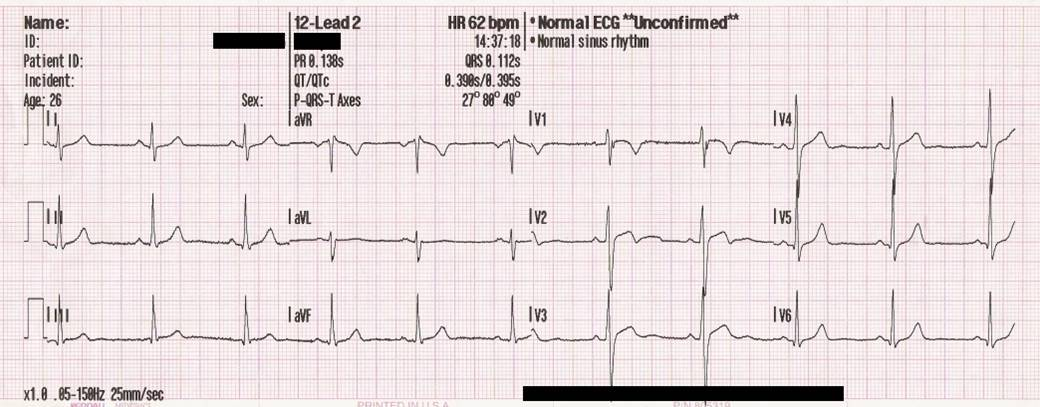
#> input picture data/01/12_lead_ECG_of_a_26_year_old_male.jpg, 1040 x 407 px
$ jupyter execute --allow-errors '01_Extract text from cardiogram with pytesseract.ipynb'
#> lines starting #> are read from the running program, lines starting #| are printed output that depends on the picture; after the words box and inside, x2 and y2 are one past the last pixel; in counts of white or black regions, pixels touching at a corner belong together
[cell 1]
import cv2
import pytesseract
import pandas as pd
import matplotlib.pyplot as plt
import requests
from IPython.display import Image
import os
import json

This tutorial is based on:
* OpenCV for image processing
* Tesseract OCR for extracting text from images
* Pandas for structuring data

Image from https://en.wikipedia.org/wiki/Electrocardiography

#### Download images

[cell 2]
# https://upload.wikimedia.org/wikipedia/commons/a/a2/12_lead_ECG_of_a_26_year_old_male.jpg

directory = os.path.join("..", "data", "01")
name = "12_lead_ECG_of_a_26_year_old_male.jpg"
image_file = os.path.join(directory, name)
Image(filename=image_file)

#### Load and preprocess image

[cell 3]
# Read image from a file and load it in the form of a NumPy array
image = cv2.imread(image_file)
#> image is the input picture: shape (407, 1040, 3); mean B, G, R 222.9, 221.4, 232

# Convert the image to grayscale
processed_image = cv2.cvtColor(image, cv2.COLOR_BGR2GRAY)

# Reduce noise (optional)
# processed_image = cv2.GaussianBlur(processed_image, (1, 1), 0)

[cell 4]
# Function for displaying processed image and extracted text

def display_image_text(image, threshold, text):
    fig, axes = plt.subplots(1, 2, figsize=(12, 6))

    # Display the image in the first column
    axes[0].imshow(image, cmap='gray')
    axes[0].set_title(f"Threshold Value: {threshold}")
    axes[0].axis('off')

    # Display the extracted text in the second column
    axes[1].text(0.1, 0.8, text, fontsize=10, wrap=True, verticalalignment='top')
    axes[1].set_title("Extracted Text")
    axes[1].axis('off')

    plt.tight_layout()
    plt.show()

#### Extracting text with pytesseract

[cell 5]
# psm = Page Segmentation Mode, which controls how Tesseract splits the image into text lines, words, and blocks before recognizing characters.
# 3	Fully automatic page layout (default)
# 4	Single column of text of variable size (good for structured print)
# 6	Assume a uniform block of text (no column layout)
# 7	Treat the image as a single text line
# 11 Sparse text, no orientation detection
# 13 Raw line OCR (no layout analysis at all)
custom_config = r'--psm 4'

#> (the rest of this cell did not finish here and is left out)

#### Apply thresholding to enhance the text before extracting

##### Var 1: Convert the grayscale image into a binary image, applying a threshold value of 125

[cell 6]
# Any pixel with an intensity greater than or equal to 125 will be set to the maximum value of 255
threshold_value1, threshold_image1 = cv2.threshold(processed_image, 125, 255, cv2.THRESH_BINARY)
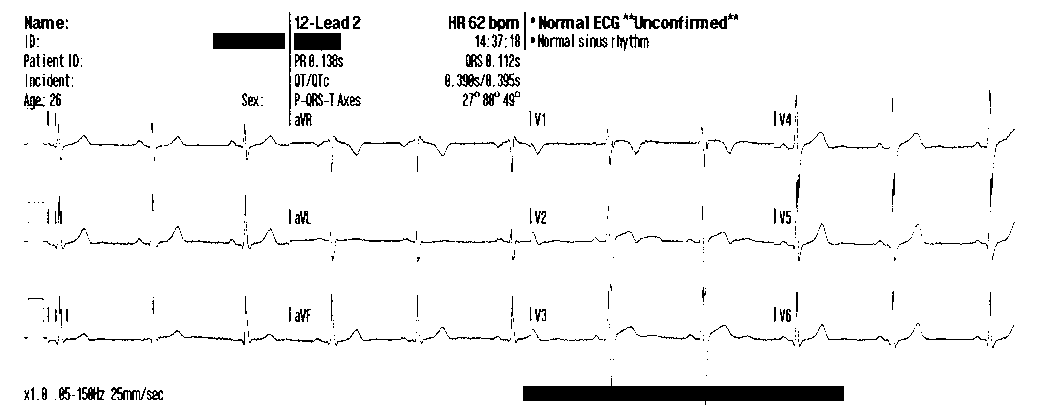
#> threshold_image1: shape (407, 1040); 95.2% white; 519 black regions (328 under 20 px), largest, box (x1, y1, x2, y2) and area: (523, 378, 844, 405) 4827, (213, 33, 285, 49) 1152, (294, 33, 341, 51) 800

# psm = Page Segmentation Mode, which controls how Tesseract splits the image into text lines, words, and blocks before recognizing characters.
# 3	Fully automatic page layout (default)
# 4	Single column of text of variable size (good for structured print)
# 6	Assume a uniform block of text (no column layout)
# 7	Treat the image as a single text line
# 11 Sparse text, no orientation detection
# 13 Raw line OCR (no layout analysis at all)
custom_config = r'--psm 4'

#> (the rest of this cell did not finish here and is left out)

##### Var 2: Apply Otsu's thresholding method

[cell 7]
# cv2.THRESH_OTSU does not require a predefined threshold, OpenCV computes the best threshold for separating foreground from background automatically
# threshold_value, threshold_image2 = cv2.threshold(processed_image, 0, 255, cv2.THRESH_BINARY + cv2.THRESH_OTSU)
threshold_value2, threshold_image2 = cv2.threshold(processed_image, 0, 255, cv2.THRESH_OTSU)
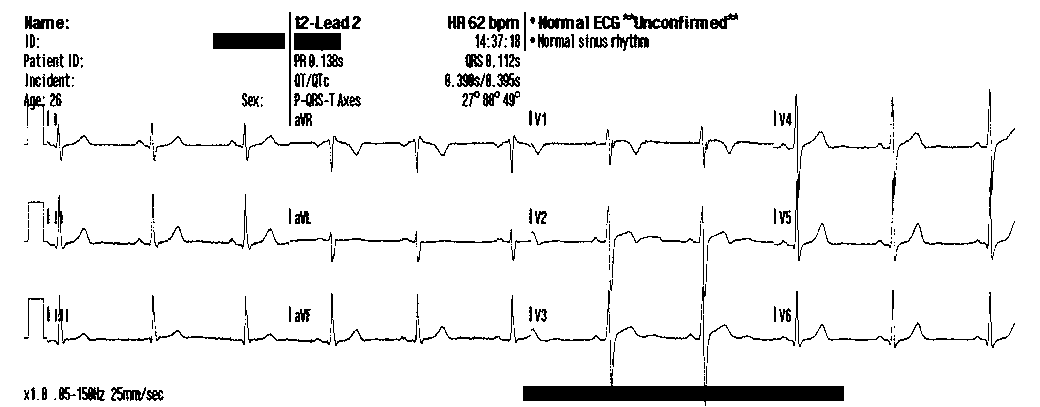
#> threshold_image2: shape (407, 1040); 94% white; 322 black regions (140 under 20 px), largest, box (x1, y1, x2, y2) and area: (523, 369, 844, 406) 4861, (213, 33, 285, 49) 1152, (294, 33, 341, 51) 801
#> threshold_value2 = 154

# psm = Page Segmentation Mode, which controls how Tesseract splits the image into text lines, words, and blocks before recognizing characters.
# 3	Fully automatic page layout (default)
# 4	Single column of text of variable size (good for structured print)
# 6	Assume a uniform block of text (no column layout)
# 7	Treat the image as a single text line
# 11 Sparse text, no orientation detection
# 13 Raw line OCR (no layout analysis at all)
custom_config = r'--psm 4'

#> (the rest of this cell did not finish here and is left out)

##### Var 3: Calculate threshold value for each pixel based on the weighted sum of the neighborhood pixel values

[cell 8]
# Calculates different thresholds for different regions of the image, which can be useful for unevenly lit images.
# This method can also be used if the image has varying lighting conditions
blocksize = 21
C = 11
threshold_image3 = cv2.adaptiveThreshold(processed_image, 255, cv2.ADAPTIVE_THRESH_GAUSSIAN_C, cv2.THRESH_BINARY, blocksize, C)
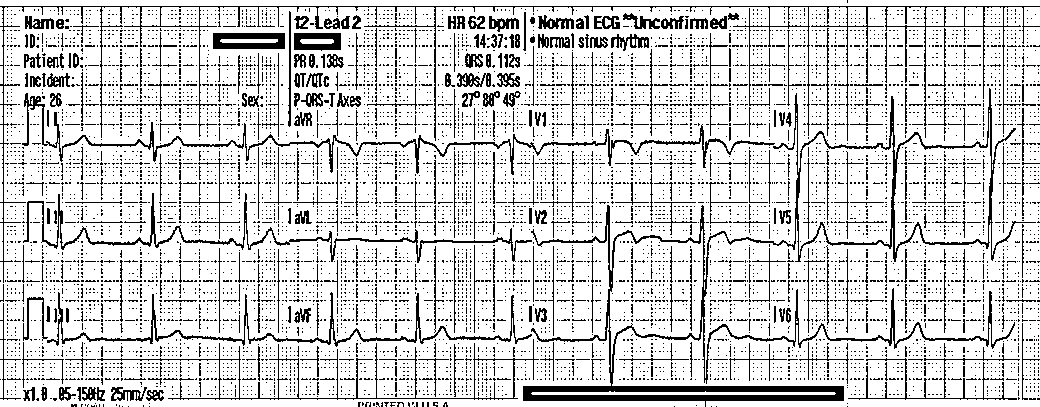
#> threshold_image3: shape (407, 1040); 83.4% white; black in thin lines or dots

# ADAPTIVE_THRESH_GAUSSIAN_C calculates the threshold value for each pixel based on the weighted sum of the neighborhood pixel values,
# where the weights are determined by a Gaussian window. It takes into account local variations in brightness and contrast.

# blocksize is the size of the local neighborhood: a square region ("window") around each pixel used to calculate the threshold value for each pixel.
# It should be an odd integer (e.g., 3, 5, 7, 11, etc.).
# Larger window is useful for images with more complex lighting variations, but may blur fine details in the image.

# C is a parameter that fine-tunes the threshold - it is subtracted from the computed threshold to control how aggressive the thresholding is.
# Larger value results in more pixels being set to 0 (black), smaller value makes the threshold more lenient, keeping more pixels white (255).

# An alternative method to use is cv2.ADAPTIVE_THRESH_MEAN_C, which uses the mean of the neighborhood pixel values rather than a weighted sum.
# The Gaussian method usually produces better results when dealing with images that have non-uniform lighting.

# psm = Page Segmentation Mode, which controls how Tesseract splits the image into text lines, words, and blocks before recognizing characters.
# 3	Fully automatic page layout (default)
# 4	Single column of text of variable size (good for structured print)
# 6	Assume a uniform block of text (no column layout)
# 7	Treat the image as a single text line
# 11 Sparse text, no orientation detection
# 13 Raw line OCR (no layout analysis at all)
custom_config = r'--psm 3'

#> (the rest of this cell did not finish here and is left out)

#### Extract individual words and bounding boxes using image_to_data

[cell 9]
# psm = Page Segmentation Mode, which controls how Tesseract splits the image into text lines, words, and blocks before recognizing characters.
# 3	Fully automatic page layout (default)
# 4	Single column of text of variable size (good for structured print)
# 6	Assume a uniform block of text (no column layout)
# 7	Treat the image as a single text line
# 11 Sparse text, no orientation detection
# 13 Raw line OCR (no layout analysis at all)
custom_config = r'--psm 4'

# Extract text with data (including position, confidence, etc.)
#> (the rest of this cell did not finish here and is left out)

#### Visualize bounding boxes of extracted words

[cell 10]
bb_image = cv2.cvtColor(processed_image, cv2.COLOR_GRAY2BGR)

plt.figure(figsize=(20, 30))
#> (this line was passed over: IPython is not available in this run)
plt.imshow(bb_image)
#> (this line was passed over: IPython is not available in this run)
plt.axis('off')
#> (this line was passed over: IPython is not available in this run)

# Settings
text_offset_y = 5
min_text_spacing = 2
font_height = 12

# Bbox positions to prevent overlapping annotations
#> (the rest of this cell did not finish here and is left out)
